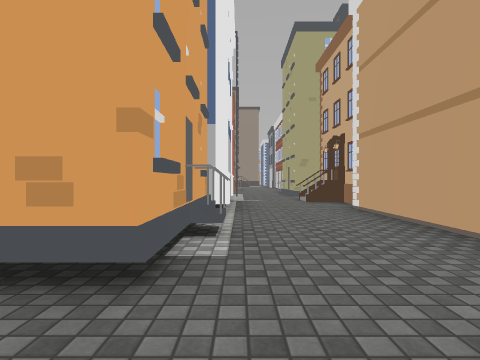
View 1 (above)

20 first-person views from a walk through a scene from a Unity 3-D project. The camera is 1.2 m above the floor, looks level and sees 80° across. Doors are open. The floor is counted in squares, 2 m on a side. Each view is taken from the middle of a square. On the plan, view 1 faces up. The plan holds only what a view shows up to about 9 squares ahead; the rest is blank. The place goes on beyond the plan. The player is left out. Some surface patterns are stand-ins.

View 2
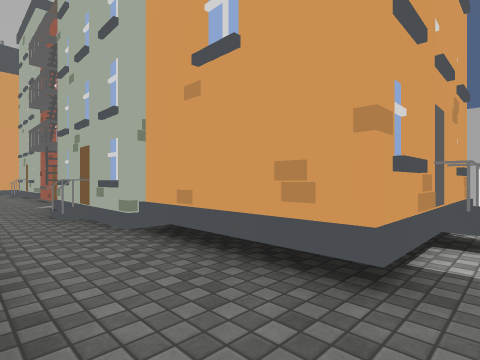

View 3
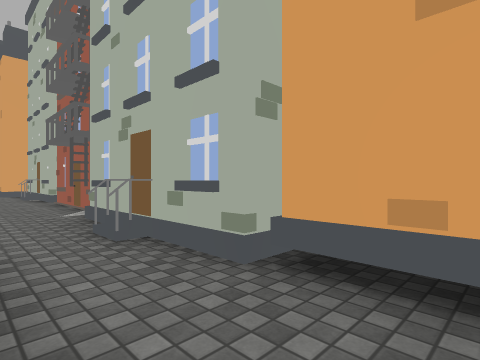

View 4
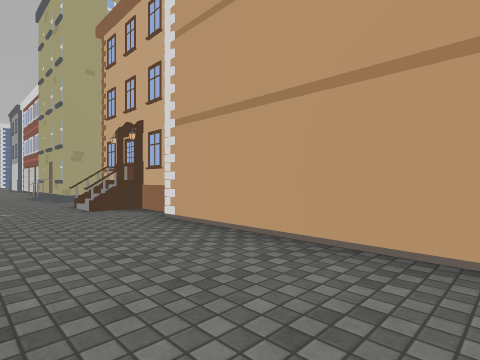

View 5
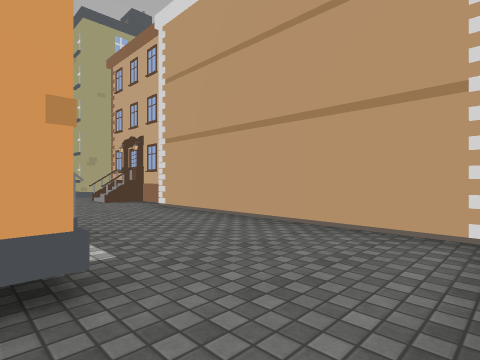

View 6
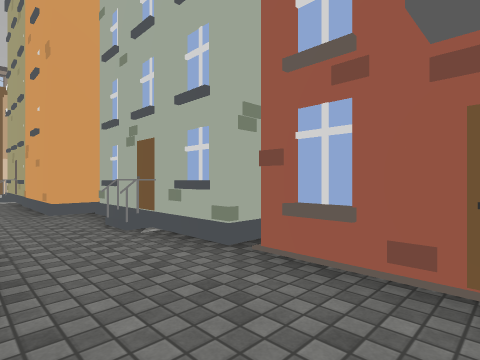

View 7
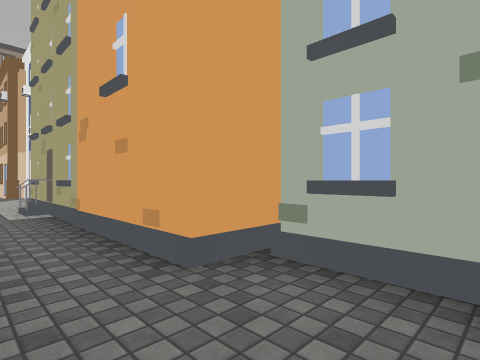

View 8
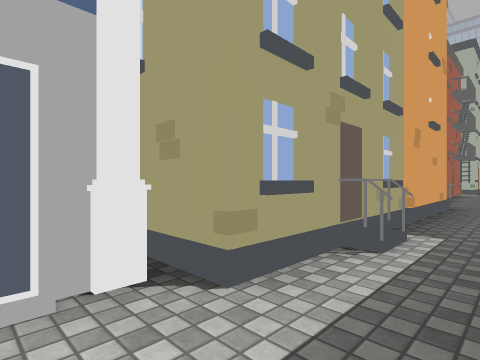

View 9
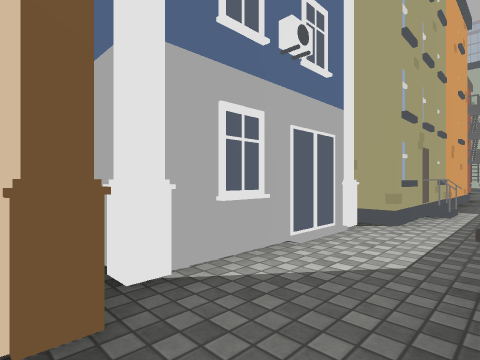

View 10
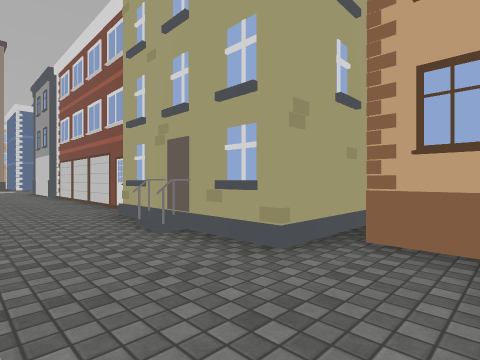

View 11
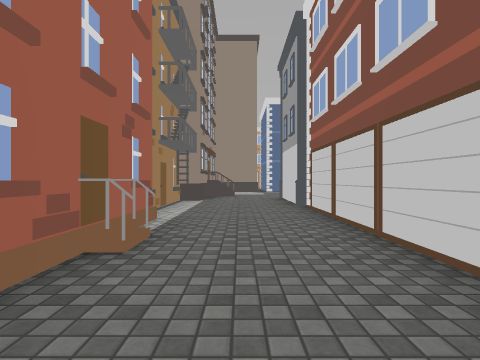

View 12
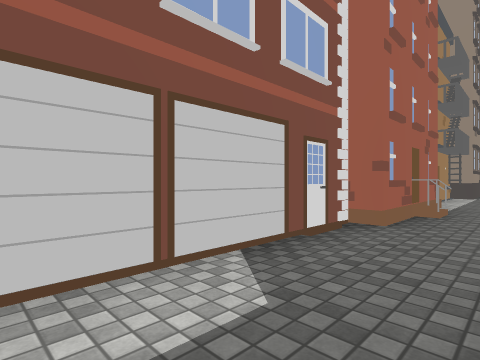

View 13
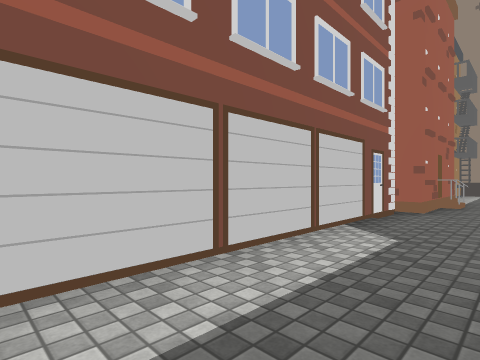

View 14
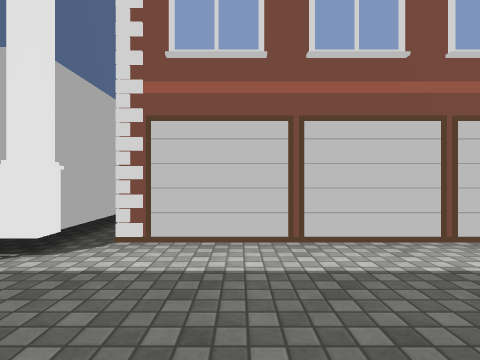

View 15
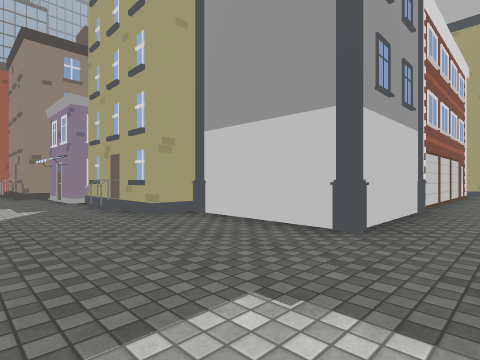

View 16
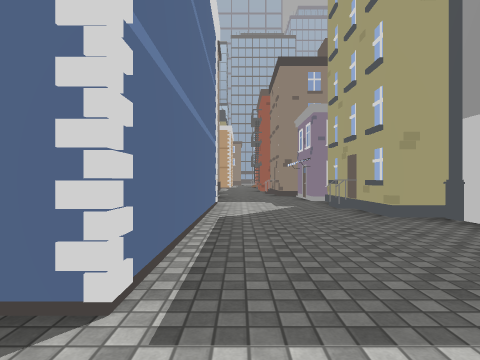

View 17
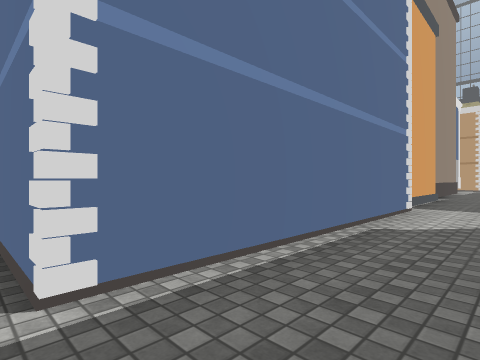

View 18
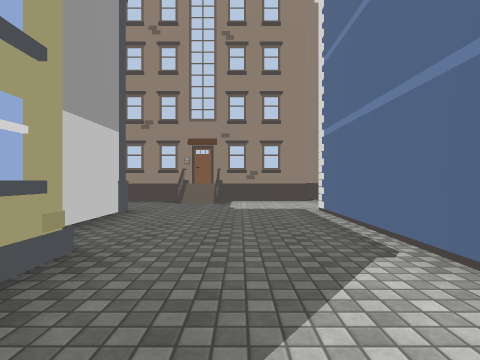

View 19
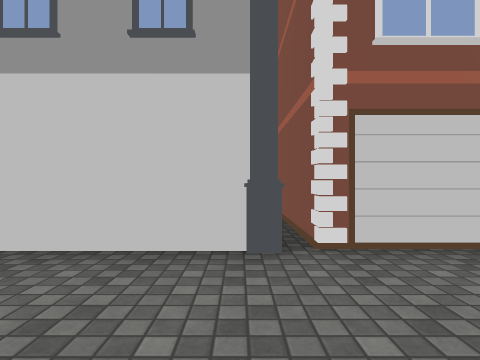

View 20
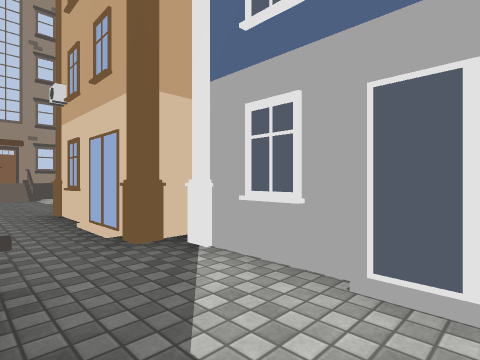

### Floor plan
Key: @ floor where view 1 was taken; # wall or solid block; . floor; / step, stairs or slope; O other object.
Columns run from 26 left of view 1 to 11 right of it. Each row starts with its distance up from view 1.
 29                             ##
 28                          #...#########
 27                          ##...........
 26                           #...........
 25                           #O.....O..OO
 24                           O.....O###
 23                          ##..#
 22                          #...#
 21                          #...##O
 20                          #...O##
 19                          O...O
 18                           ...O
 17                           O..#
 16                          #...O
 15                          #...O
 14                          O..O
 13                          O..#
 12                          #..##
 11                          O..O##
 10                          O...O
  9                          O..OO
  8                         ##O./O
  7                           ...O
  6                           ...#
  5                          #...#
  4                          #...#
  3                         ##...#
  2  #O###     #O#####O##O###O...#
  1 .......O.............O.......#
  0 ..OO..........   .  ......@. #

Where each view was taken, in squares from view 1:
view 1: 0 up, 0 right, facing up
view 2: 0 up, 0 right, facing up-left
view 3: 0 up, 2 left, facing up-left
view 4: 2 up, 0 right, facing up-right
view 5: 0 up, 1 left, facing up-right
view 6: 0 up, 9 left, facing up-left
view 7: 0 up, 13 left, facing up-left
view 8: 0 up, 22 left, facing up-right
view 9: 0 up, 25 left, facing up-right
view 10: 9 up, 0 right, facing up-right
view 11: 14 up, 1 right, facing up
view 12: 11 up, 1 right, facing up-left
view 13: 9 up, 1 right, facing up-left
view 14: 10 up, 2 right, facing left
view 15: 27 up, 1 right, facing down-right
view 16: 27 up, 1 right, facing right
view 17: 26 up, 2 right, facing up-right
view 18: 26 up, 8 right, facing left
view 19: 21 up, 0 right, facing right
view 20: 0 up, 22 left, facing up-left
